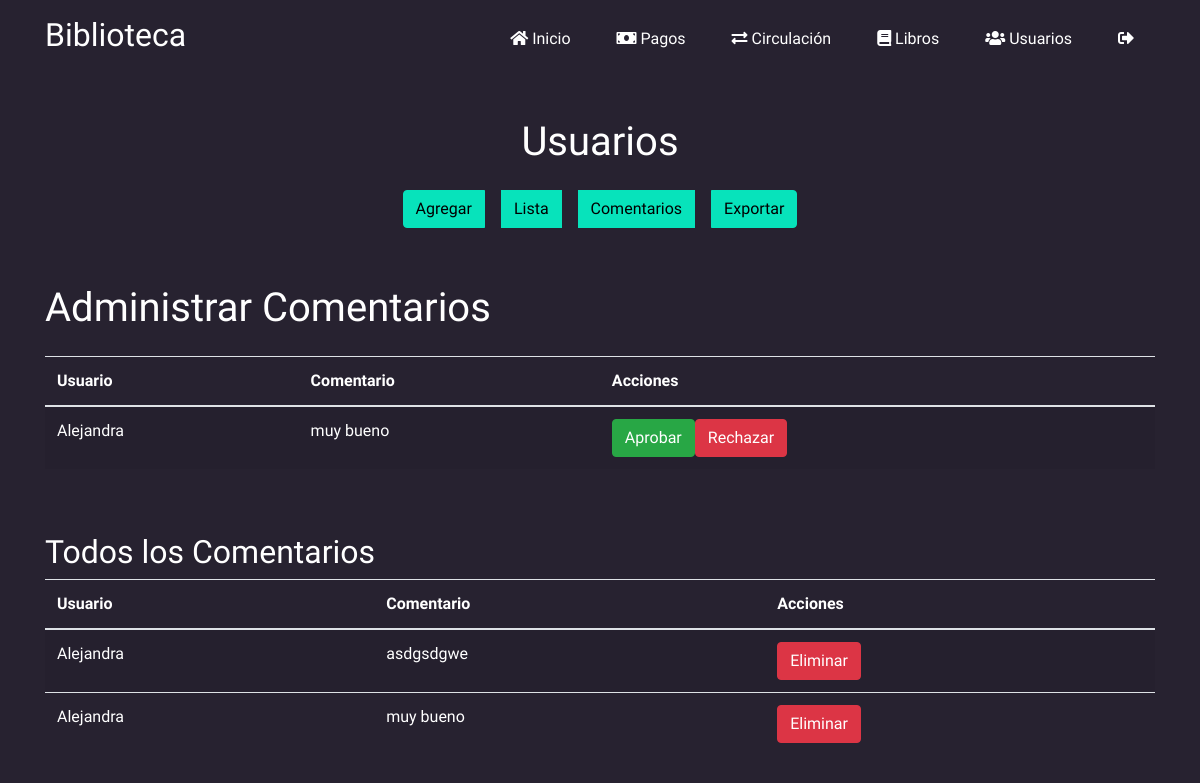
/usuarios/comentarios_aprobar.php (signed in), run on the app's committed database.
### tables this page shows
CREATE TABLE `comentarios` (
  `id` int(11) NOT NULL,
  `libro_id` int(11) NOT NULL,
  `id_usuarios` int(11) DEFAULT NULL,
  `comentario` text NOT NULL,
  `fecha` timestamp NOT NULL DEFAULT current_timestamp(),
  `aprobado` tinyint(1) DEFAULT 0
);

CREATE TABLE `usuarios` (
  `id` int(11) NOT NULL,
  `password` text NOT NULL,
  `apellido` varchar(255) NOT NULL,
  `dni` varchar(20) NOT NULL,
  `categoria` varchar(50) NOT NULL,
  `correo` varchar(255) NOT NULL,
  `telefono` varchar(20) NOT NULL,
  `numero_de_socio` int(11) NOT NULL,
  `tipo_usuario` enum('administrador','socio') NOT NULL DEFAULT 'socio',
  `nombre` varchar(255) NOT NULL,
  `direccion` varchar(255) NOT NULL,
  `genero` varchar(10) DEFAULT NULL
);

### usuarios/comentarios_aprobar.php (the view, shortened to what this page needs)
<?php include 'header_usuarios.php'; ?>
<?php
include '../db_connection.php';
$sql_comentarios = "SELECT c.id, c.comentario, u.nombre FROM comentarios c JOIN usuarios u ON c.id_usuarios = u.id WHERE c.aprobado = 0";
$result_comentarios = $conn->query($sql_comentarios);
$sql_todos_comentarios = "SELECT c.id, c.comentario, u.nombre FROM comentarios c JOIN usuarios u ON c.id_usuarios = u.id";
$result_todos_comentarios = $conn->query($sql_todos_comentarios);
?>
<!DOCTYPE html>
<html lang="es">
<head>
    <link href="https://stackpath.bootstrapcdn.com/bootstrap/4.5.2/css/bootstrap.min.css" rel="stylesheet">
</head>
<body class="lexend-custom">
    <div class="container mt-5">
        <h1 class="mb-4">Administrar Comentarios</h1>
        <div class="table-responsive">
            <table class="table table-striped">
                <thead>
                    <tr>
                        <th>Usuario</th>
                        <th>Comentario</th>
                        <th>Acciones</th>
                    </tr>
                </thead>
                <tbody>
                    <?php
                    if ($result_comentarios->num_rows > 0) {
                        while($row = $result_comentarios->fetch_assoc()) {
                            echo "<tr>";
                            echo "<td>" . htmlspecialchars($row["nombre"]) . "</td>";
                            echo "<td>" . htmlspecialchars($row["comentario"]) . "</td>";
                            echo "<td>";
                            echo "<form method='POST' action='' style='display:inline-block;'>";
                            echo "<button type='submit' name='accion' value='aprobar' class='btn btn-success'>Aprobar</button>";
                            echo "</form>";
                            echo "<form method='POST' action='' style='display:inline-block;'>";
                            echo "<button type='submit' name='accion' value='rechazar' class='btn btn-danger'>Rechazar</button>";
                            echo "</form>";
                            echo "</td>";
                            echo "</tr>";
                        }
                    } else {
                        echo "<tr><td colspan='3'>No hay comentarios pendientes de aprobación</td></tr>";
                    }
                    ?>
                </tbody>
            </table>
        </div>
        <h2 class="mt-5">Todos los Comentarios</h2>
        <div class="table-responsive">
            <table class="table table-striped">
                <thead>
                    <tr>
                        <th>Usuario</th>
                        <th>Comentario</th>
                        <th>Acciones</th>
                    </tr>
                </thead>
                <tbody>
                    <?php
                    if ($result_todos_comentarios->num_rows > 0) {
                        while($row = $result_todos_comentarios->fetch_assoc()) {
                            echo "<tr>";
                            echo "<td>" . htmlspecialchars($row["nombre"]) . "</td>";
                            echo "<td>" . htmlspecialchars($row["comentario"]) . "</td>";
                            echo "<td>";
                            echo "<form method='POST' action='' style='display:inline-block;'>";
                            echo "<button type='submit' name='accion' value='rechazar' class='btn btn-danger'>Eliminar</button>";
                            echo "</form>";
                            echo "</td>";
                            echo "</tr>";
                        }
                    } else {
                        echo "<tr><td colspan='3'>No hay comentarios registrados</td></tr>";
                    }
                    ?>
                </tbody>
            </table>
        </div>
    </div>
</body>
</html>

### header.php (style rules this page uses)
.lexend-custom { font-family: 'Lexend', sans-serif; font-optical-sizing: auto; font-weight: 400; font-style: normal; }
body { padding-top: 70px; }

### usuarios/header_usuarios.php (style rules this page uses)
body, body * { color: white !important; }
body { background-color: #272230 !important; color: white !important; }

### usuarios/comentarios_aprobar.php (style rules this page uses)
.lexend-custom { font-family: 'Lexend', sans-serif; font-optical-sizing: auto; font-weight: 400; font-style: normal; }

### data on the page
comentarios: id_usuarios.nombre "Alejandra", comentario "muy bueno"
comentarios: id_usuarios.nombre "Alejandra", comentario "asdgsdgwe"
